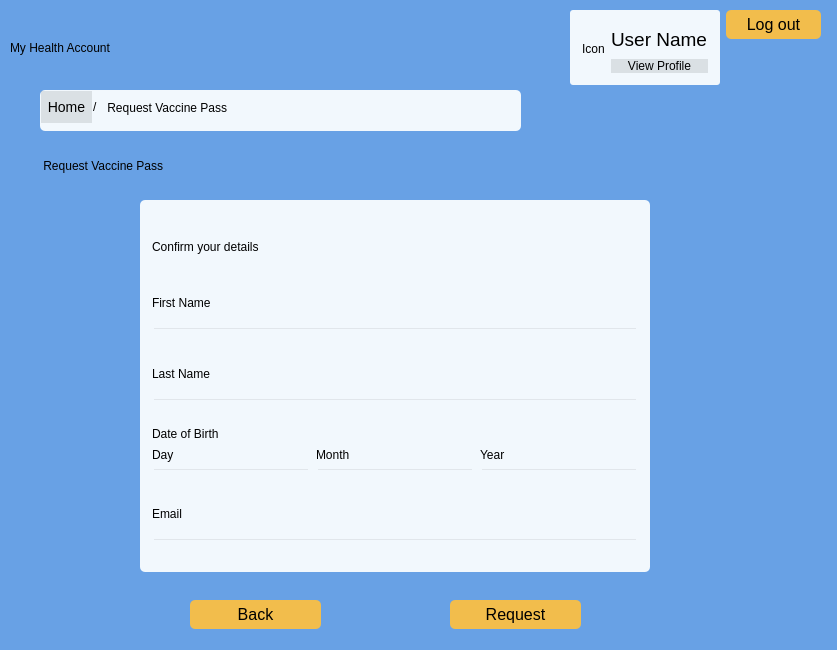
<?xml version="1.0" encoding="UTF-8"?>
<ui version="4.0">
 <class>UserRequestVaccinePass</class>
 <widget class="QDialog" name="UserRequestVaccinePass">
  <property name="geometry">
   <rect>
    <x>0</x>
    <y>0</y>
    <width>837</width>
    <height>650</height>
   </rect>
  </property>
  <property name="windowTitle">
   <string>Dialog</string>
  </property>
  <property name="styleSheet">
   <string notr="true">background-color: rgb(104, 161, 229);</string>
  </property>
  <widget class="QGroupBox" name="groupBox_2">
   <property name="geometry">
    <rect>
     <x>40</x>
     <y>90</y>
     <width>481</width>
     <height>41</height>
    </rect>
   </property>
   <property name="styleSheet">
    <string notr="true">QGroupBox { 
     border-radius: 5px; 
	background-color: rgb(242, 248, 253);
 } </string>
   </property>
   <property name="title">
    <string/>
   </property>
   <widget class="QLabel" name="label_9">
    <property name="geometry">
     <rect>
      <x>53</x>
      <y>9</y>
      <width>16</width>
      <height>16</height>
     </rect>
    </property>
    <property name="styleSheet">
     <string notr="true">background-color: rgb(242, 248, 253,0)</string>
    </property>
    <property name="text">
     <string>/</string>
    </property>
   </widget>
   <widget class="QLabel" name="label_10">
    <property name="geometry">
     <rect>
      <x>64</x>
      <y>10</y>
      <width>241</width>
      <height>16</height>
     </rect>
    </property>
    <property name="styleSheet">
     <string notr="true">background-color: rgb(242, 248, 253, 0)</string>
    </property>
    <property name="text">
     <string> Request Vaccine Pass</string>
    </property>
   </widget>
   <widget class="QPushButton" name="pushButtonHome">
    <property name="geometry">
     <rect>
      <x>1</x>
      <y>1</y>
      <width>51</width>
      <height>32</height>
     </rect>
    </property>
    <property name="styleSheet">
     <string notr="true">QPushButton {
	background-color: rgb(0, 0, 0,0.1); 
	border: none; 
	color: rgb(0, 0, 0); 
	font: 14px;
} 

QPushButton:hover { 
	background-color: rgb(0, 0, 0, 0.1); 
	border: none; 
	color: rgb(0, 43, 255); 
}</string>
    </property>
    <property name="text">
     <string>Home</string>
    </property>
   </widget>
  </widget>
  <widget class="QLabel" name="label_7">
   <property name="geometry">
    <rect>
     <x>40</x>
     <y>150</y>
     <width>341</width>
     <height>31</height>
    </rect>
   </property>
   <property name="styleSheet">
    <string notr="true">font: 18pt &quot;.AppleSystemUIFont&quot;;
background-color: rgb(104, 161, 229);</string>
   </property>
   <property name="text">
    <string> Request Vaccine Pass</string>
   </property>
  </widget>
  <widget class="QGroupBox" name="groupBox">
   <property name="geometry">
    <rect>
     <x>140</x>
     <y>200</y>
     <width>510</width>
     <height>372</height>
    </rect>
   </property>
   <property name="styleSheet">
    <string notr="true">QGroupBox { 
     border-radius: 5px; 
	background-color: rgb(242, 248, 253);
 } </string>
   </property>
   <property name="title">
    <string/>
   </property>
   <layout class="QGridLayout" name="gridLayout">
    <item row="1" column="0">
     <layout class="QVBoxLayout" name="verticalLayout">
      <item>
       <widget class="QLabel" name="label_2">
        <property name="styleSheet">
         <string notr="true">background-color: rgb(242, 248, 253, 0)</string>
        </property>
        <property name="text">
         <string>First Name</string>
        </property>
       </widget>
      </item>
      <item>
       <widget class="QLineEdit" name="lineEditFirstName">
        <property name="styleSheet">
         <string notr="true">background-color: rgb(242, 248, 253, 0)</string>
        </property>
       </widget>
      </item>
     </layout>
    </item>
    <item row="0" column="0">
     <widget class="QLabel" name="label">
      <property name="styleSheet">
       <string notr="true">font: 16pt &quot;.AppleSystemUIFont&quot;;
background-color: rgb(242, 248, 253, 0)</string>
      </property>
      <property name="text">
       <string>Confirm your details</string>
      </property>
     </widget>
    </item>
    <item row="4" column="0">
     <layout class="QVBoxLayout" name="verticalLayout_7">
      <item>
       <widget class="QLabel" name="label_12">
        <property name="styleSheet">
         <string notr="true">background-color: rgb(242, 248, 253, 0)</string>
        </property>
        <property name="text">
         <string>Email</string>
        </property>
       </widget>
      </item>
      <item>
       <widget class="QLineEdit" name="lineEditEmail">
        <property name="styleSheet">
         <string notr="true">background-color: rgb(242, 248, 253, 0)</string>
        </property>
       </widget>
      </item>
     </layout>
    </item>
    <item row="2" column="0">
     <layout class="QVBoxLayout" name="verticalLayout_2">
      <item>
       <widget class="QLabel" name="label_3">
        <property name="styleSheet">
         <string notr="true">background-color: rgb(242, 248, 253, 0)</string>
        </property>
        <property name="text">
         <string>Last Name</string>
        </property>
       </widget>
      </item>
      <item>
       <widget class="QLineEdit" name="lineEditLastName">
        <property name="styleSheet">
         <string notr="true">background-color: rgb(242, 248, 253, 0)</string>
        </property>
       </widget>
      </item>
     </layout>
    </item>
    <item row="3" column="0">
     <layout class="QVBoxLayout" name="verticalLayout_6">
      <item>
       <widget class="QLabel" name="label_4">
        <property name="styleSheet">
         <string notr="true">background-color: rgb(242, 248, 253, 0)</string>
        </property>
        <property name="text">
         <string>Date of Birth</string>
        </property>
       </widget>
      </item>
      <item>
       <layout class="QHBoxLayout" name="horizontalLayout">
        <item>
         <layout class="QVBoxLayout" name="verticalLayout_3">
          <item>
           <widget class="QLabel" name="label_5">
            <property name="styleSheet">
             <string notr="true">background-color: rgb(242, 248, 253, 0)</string>
            </property>
            <property name="text">
             <string>Day</string>
            </property>
           </widget>
          </item>
          <item>
           <widget class="QLineEdit" name="lineEditDay">
            <property name="styleSheet">
             <string notr="true">background-color: rgb(242, 248, 253, 0)</string>
            </property>
           </widget>
          </item>
         </layout>
        </item>
        <item>
         <layout class="QVBoxLayout" name="verticalLayout_4">
          <item>
           <widget class="QLabel" name="label_8">
            <property name="styleSheet">
             <string notr="true">background-color: rgb(242, 248, 253, 0)</string>
            </property>
            <property name="text">
             <string>Month</string>
            </property>
           </widget>
          </item>
          <item>
           <widget class="QLineEdit" name="lineEditMonth">
            <property name="styleSheet">
             <string notr="true">background-color: rgb(242, 248, 253, 0)</string>
            </property>
           </widget>
          </item>
         </layout>
        </item>
        <item>
         <layout class="QVBoxLayout" name="verticalLayout_5">
          <item>
           <widget class="QLabel" name="label_11">
            <property name="styleSheet">
             <string notr="true">background-color: rgb(242, 248, 253, 0)</string>
            </property>
            <property name="text">
             <string>Year</string>
            </property>
           </widget>
          </item>
          <item>
           <widget class="QLineEdit" name="lineEditYear">
            <property name="styleSheet">
             <string notr="true">background-color: rgb(242, 248, 253, 0)</string>
            </property>
           </widget>
          </item>
         </layout>
        </item>
       </layout>
      </item>
     </layout>
    </item>
   </layout>
  </widget>
  <widget class="QPushButton" name="pushButtonRequest">
   <property name="geometry">
    <rect>
     <x>450</x>
     <y>600</y>
     <width>131</width>
     <height>29</height>
    </rect>
   </property>
   <property name="styleSheet">
    <string notr="true">QPushButton {
    background-color: rgb(242, 189, 76); 
    border: none;
     border-radius: 5px; 
    color: rgb(0, 0, 0); 
    font: 16px;
} 

QPushButton:hover { 
    background-color: rgb(245, 149, 66); 
    border: none; 
    border-radius: 5px; 
    color: rgb(0, 43, 255); 
    padding: 5 20px;
}</string>
   </property>
   <property name="text">
    <string>Request</string>
   </property>
  </widget>
  <widget class="QPushButton" name="pushButtonBack">
   <property name="geometry">
    <rect>
     <x>190</x>
     <y>600</y>
     <width>131</width>
     <height>29</height>
    </rect>
   </property>
   <property name="styleSheet">
    <string notr="true">QPushButton {
    background-color: rgb(242, 189, 76); 
    border: none;
     border-radius: 5px; 
    color: rgb(0, 0, 0); 
    font: 16px;
} 

QPushButton:hover { 
    background-color: rgb(245, 149, 66); 
    border: none; 
    border-radius: 5px; 
    color: rgb(0, 43, 255); 
    padding: 5 20px;
}</string>
   </property>
   <property name="text">
    <string>Back</string>
   </property>
  </widget>
  <widget class="QWidget" name="layoutWidget_2">
   <property name="geometry">
    <rect>
     <x>10</x>
     <y>10</y>
     <width>811</width>
     <height>75</height>
    </rect>
   </property>
   <layout class="QHBoxLayout" name="horizontalLayout_2">
    <item>
     <widget class="QLabel" name="label_6">
      <property name="styleSheet">
       <string notr="true">font: 30pt &quot;.AppleSystemUIFont&quot;;
background-color: rgb(104, 161, 229);</string>
      </property>
      <property name="text">
       <string>My Health Account </string>
      </property>
     </widget>
    </item>
    <item>
     <spacer name="horizontalSpacer">
      <property name="orientation">
       <enum>Qt::Horizontal</enum>
      </property>
      <property name="sizeHint" stdset="0">
       <size>
        <width>368</width>
        <height>20</height>
       </size>
      </property>
     </spacer>
    </item>
    <item>
     <widget class="QGroupBox" name="groupBox_6">
      <property name="styleSheet">
       <string notr="true">QGroupBox { 
     border-radius: 3px; 
	background-color: rgb(242, 248, 253);
 } </string>
      </property>
      <property name="title">
       <string/>
      </property>
      <layout class="QGridLayout" name="gridLayout_2">
       <item row="0" column="0">
        <widget class="QLabel" name="labelIconUser">
         <property name="styleSheet">
          <string notr="true">background-color: rgb(242, 248, 253,0)</string>
         </property>
         <property name="text">
          <string>Icon</string>
         </property>
        </widget>
       </item>
       <item row="0" column="1">
        <layout class="QVBoxLayout" name="verticalLayout_8">
         <item>
          <widget class="QLabel" name="labelUserName">
           <property name="font">
            <font>
             <family>.AppleSystemUIFont</family>
             <pointsize>14</pointsize>
             <italic>false</italic>
             <bold>false</bold>
            </font>
           </property>
           <property name="styleSheet">
            <string notr="true">font: 14pt &quot;.AppleSystemUIFont&quot;;
background-color: rgb(242, 248, 253,0)</string>
           </property>
           <property name="text">
            <string>User Name</string>
           </property>
          </widget>
         </item>
         <item>
          <widget class="QPushButton" name="pushButtonViewProfile">
           <property name="layoutDirection">
            <enum>Qt::LeftToRight</enum>
           </property>
           <property name="styleSheet">
            <string notr="true">QPushButton {
	background-color: rgb(0, 0, 0,0.1); 
	border: none; 
	color: rgb(0, 0, 0); 
	font: 12px;
} 

QPushButton:hover { 
	background-color: rgb(0, 0, 0, 0.1); 
	border: none; 
	color: rgb(0, 43, 255); 
}</string>
           </property>
           <property name="text">
            <string>View Profile</string>
           </property>
          </widget>
         </item>
        </layout>
       </item>
      </layout>
     </widget>
    </item>
    <item>
     <layout class="QVBoxLayout" name="verticalLayout_9">
      <item>
       <widget class="QPushButton" name="pushButtonLogout">
        <property name="styleSheet">
         <string notr="true">QPushButton {
    background-color: rgb(242, 189, 76); 
    border: none;
     border-radius: 5px; 
    color: rgb(0, 0, 0); 
    font: 16px;
	padding: 5 20px;
} 

QPushButton:hover { 
    background-color: rgb(245, 149, 66); 
    border: none; 
    border-radius: 5px; 
    color: rgb(0, 43, 255); 
}</string>
        </property>
        <property name="text">
         <string>Log out</string>
        </property>
       </widget>
      </item>
      <item>
       <spacer name="verticalSpacer">
        <property name="orientation">
         <enum>Qt::Vertical</enum>
        </property>
        <property name="sizeHint" stdset="0">
         <size>
          <width>20</width>
          <height>28</height>
         </size>
        </property>
       </spacer>
      </item>
     </layout>
    </item>
   </layout>
  </widget>
 </widget>
 <resources/>
 <connections/>
</ui>
